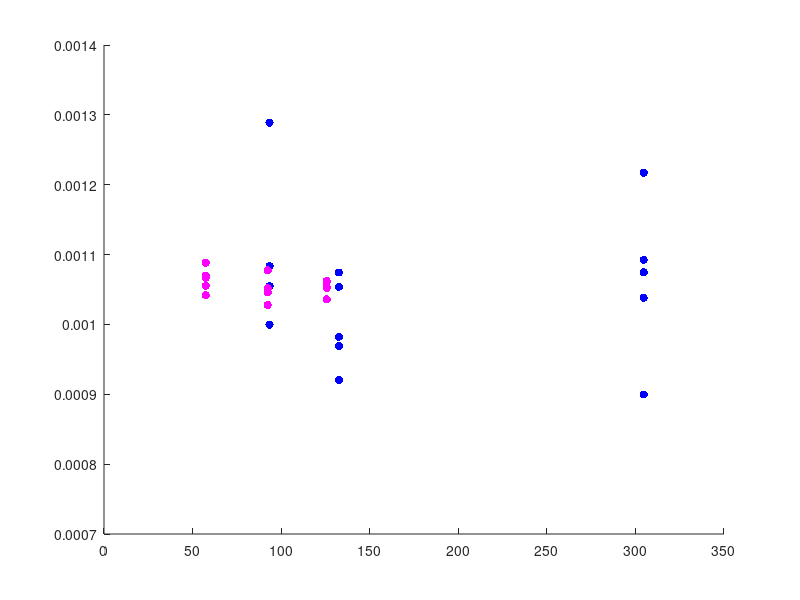

The MATLAB source for this figure: (Note: this script raises an error after producing the figure.)
hold on

xMin = 0;
xMax = 350;
yMin = 0.0007;
yMax = 0.0014;
trueAns =  0.00108;
trueAnsCLT = 0.0010464342064605502112539792136658;
X = 1:xMax;

TwoLvlISX = [93.4688,93.4688,93.4688,93.4688,93.4688,...
             132.6406,132.6406,132.6406,132.6406,132.6406,...
             304.6875,304.6875,304.6875,304.6875,304.6875,...
            ];
        
TwoLvlISY = [0.0014361483356923731430354607141453, 0.0012889982084155588663160196816193, 0.00099982157623035978165348947044322, 0.0010548228452397186757222291575431, 0.001083460775457855979758692299697,...
          0.00092078969699979662001665392523364, 0.0010540322670220269880153596275818, 0.00096936493775084974812428217916249, 0.0010743792931237879182543304423803, 0.00098244958425201356182199230460128,...
          0.0010381994233560943880628757440832, 0.0012171741521766047712527214486045, 0.0010745292840962953825889591996656, 0.00089972272473013152789544921716924, 0.0010924128707141005003439238052465,...
         ];

TwoLvlISYMean = arrayfun(@(i) mean(TwoLvlISY((5*i-4):(5*i))), 1:(length(TwoLvlISY)/5));

OneLvlISCLTX = [57.4531,57.4531,57.4531,57.4531,57.4531,...
                92.4375,92.4375,92.4375,92.4375,92.4375,...
                125.7344,125.7344,125.7344,125.7344,125.7344,...
            ];
        
OneLvlISCLTY = [0.0010669726921529302555990970091671, 0.001069741859201648334978806964557, 0.0010552552183370098818487869962723, 0.0010417704023671710712034554902061, 0.0010883649701599071388941064597589,...
                0.0010773006345334594155427332395902, 0.0010278411512889722764091393614194, 0.0010516895737213217184441438334375, 0.0010467462654835362877853155438856, 0.0010459041081374487094229897010678,...
                0.0010358464152252586792934963000334, 0.001052798321269529397553599281423, 0.0010523028840343754027053524424673, 0.0010606266420866428124014646527939, 0.0010624285044796223827223702329547,...
         ];

OneLvlISCLTYMean = arrayfun(@(i) mean(OneLvlISCLTY((5*i-4):(5*i))), 1:(length(OneLvlISCLTY)/5));

s3 = scatter(TwoLvlISX,TwoLvlISY,'b', 'filled');
s4 = scatter(OneLvlISCLTX,OneLvlISCLTY,'m', 'filled');
axis([xMin,xMax,yMin,yMax]);

r1 = refline(0,trueAns);
r1.Color = 'r';
r1.LineStyle = '--';
r2 = refline(0,trueAnsCLT);
r2.Color = 'm';
r2.LineStyle = '--';

legend('2LvlIS','1LvlISCLT','True Ans', 'True Ans CLT');
%title('S:10, l:0.20')
xlabel('Runtime (Seconds)');
ylabel('P(L > l)');


hold off
